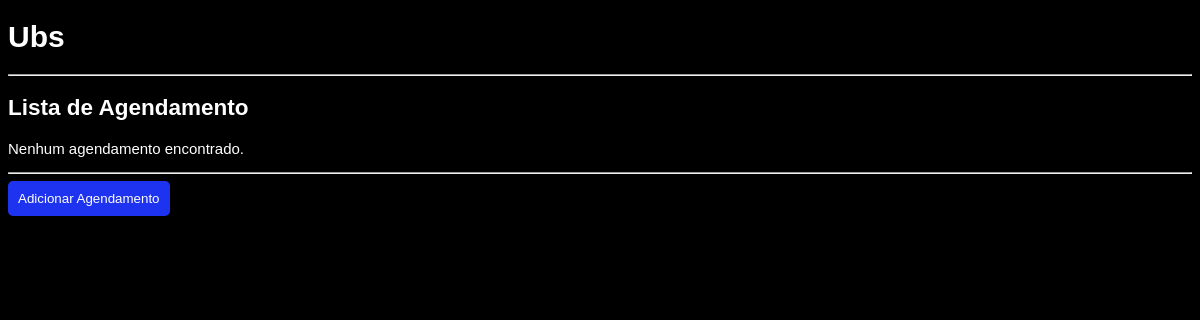
Page /ubs/agendamentos/lista/ on the earlier database version.
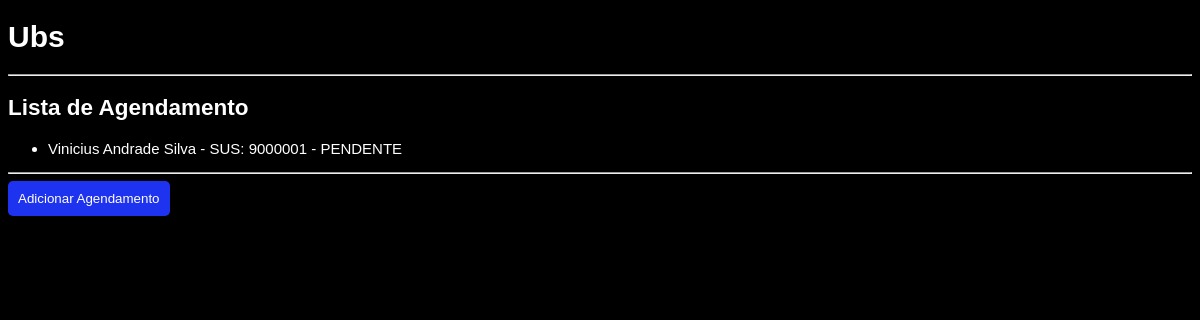
Same page on the later database version.
### ubs/models/agendamento.py (models this page shows)
class Agendamento(models.Model):
    cidadao = models.ForeignKey(Cidadao, on_delete=models.CASCADE)
    data_solicitacao = models.DateField()
    hora_agendamento = models.TimeField()
    posicao_atual = models.IntegerField(null=True, blank=True)
    status = models.CharField(
        max_length=20,
        choices=StatusAgendamento.choices,
        default=StatusAgendamento.PENDENTE
    )
    prioridade_calculada = models.IntegerField(default=0)
    def __str__(self):
        return f"{self.cidadao} - {self.status}"

### ubs/models/pessoa.py (models this page shows, shortened)
class Pessoa(models.Model):
    nome_pessoa = models.CharField(max_length=255)
    estado_civil = models.CharField(
        max_length=20,
        choices=EstadoCivil.choices
    )
    ubs = models.ForeignKey(Ubs, on_delete=models.CASCADE)

### ubs/models/cidadao.py (models this page shows)
class Cidadao(Pessoa):  # Pessoa precisa ser models.Model
    num_sus = models.CharField(max_length=20)
    data_nascimento = models.DateField()
    genero = models.CharField(
        max_length=1,
        choices=Genero.choices
    )
    naturalidade = models.CharField(max_length=100)
    ocupacao = models.CharField(max_length=100)
    address = models.ForeignKey(Address, on_delete=models.CASCADE)
    grupos = models.ManyToManyField(
        GrupoVulneravel,
        related_name="cidadaos",
        blank=True
    )
    def __str__(self):
        return f"{self.nome_pessoa} - SUS: {self.num_sus}"

### ubs/views/agendamento_views.py (the view)
# urls.py: path('agendamentos/lista/', agendamento_views.list_agendamento, name='list_agendamento'),
def list_agendamento(request):
    agendamentos = Agendamento.objects.select_related('cidadao').all()
    return render(request, 'ubs/agendamento/list.html', {'agendamentos': agendamentos})

### ubs/templates/ubs/agendamento/list.html (shortened to what this page needs)
{% extends 'ubs/base.html' %}
{% block corpo %}
    <h2>Lista de Agendamento</h2>
    {% if agendamentos %}
        <ul>
            {% for agendamento in agendamentos %}
                <li>
                    <a href="{% url 'detail_agendamento' agendamento.id %}">
                        {{ agendamento }}
                    </a>
                </li>
            {% endfor %}
        </ul>
    {% else %}
        <p>Nenhum agendamento encontrado.</p>
    {% endif %}
    <hr>
    <a href="{% url 'create_agendamento' %}" >
       <button style="
        padding: 10px;
        background-color: rgb(30, 51, 239);
        color: white;
        border: none;
        border-radius: 5px;
    ">
        Adicionar Agendamento
        </button>
    </a>
{% endblock %}

Differences in the rows shown:
added Agendamento: cidadao+status "Vinicius Andrade Silva - SUS: 9000001 - PENDENTE"
Other differences:
text no longer shown: "Nenhum agendamento encontrado."
